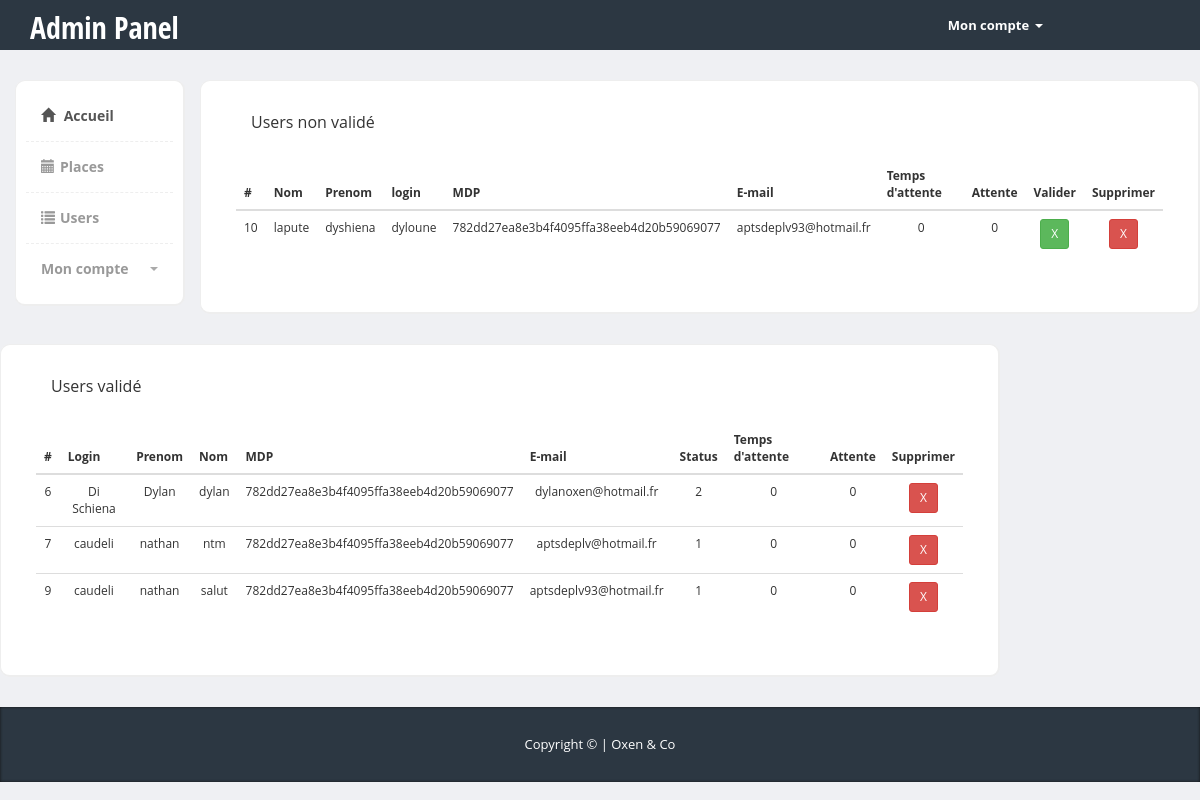
Screenshot of /test/index.php?page=tables.php (signed in) with the database file from the repository.
### tables this page shows
CREATE TABLE IF NOT EXISTS `users` (
  `id_u` int(10) NOT NULL AUTO_INCREMENT,
  `nom` varchar(50) DEFAULT NULL,
  `prenom` varchar(50) DEFAULT NULL,
  `login` varchar(10) DEFAULT NULL,
  `mdp` varchar(50) DEFAULT NULL,
  `email` varchar(50) DEFAULT NULL,
  `status` tinyint(1) NOT NULL DEFAULT '0',
  `attente` tinyint(1) NOT NULL DEFAULT '0',
  `date_attente` int(25) NOT NULL DEFAULT '0',
  PRIMARY KEY (`id_u`)
);

### test/index.php (called while the page is built, shortened)
<?php
    require "content/layout.php";
?>

### test/content/tables.php (the view, shortened to what this page needs)
<?php
 if($pseudo['status'] == 2)
        {
?>
		  <div class="col-md-10">
		  	<div class="row">
  			<div class="content-box-large">
  				<div class="panel-heading">
					<div class="panel-title">Users non validé</div>
				</div>
  				<div class="panel-body">
  					<div class="table-responsive">
  						<table class="table">
			              <thead>
			                <tr>
			                  <th>#</th>
			                  <th>Nom</th>
			                  <th>Prenom</th>
			                  <th>login</th>
			                  <th>MDP</th>
			                  <th>E-mail</th>
			                 <th>Temps d'attente</th>
			                  <th>Attente</th>
			                  <th>Valider</th>
			                  <th>Supprimer</th>
			                </tr>
			              </thead>
			              <tbody>
                         <?php
    $requetez = $bdd->query("SELECT * FROM users WHERE status = 0");
    while ($donn = $requetez->fetch())
                {
                    ?>
                    <TR>
                    <TD align="center"> <?php echo $donn['id_u']; ?></TD>
                    <TD align="center"> <?php echo $donn['nom']; ?></TD>
                    <TD align="center"> <?php echo $donn['prenom']; ?></TD>
                    <TD align="center"> <?php echo $donn['login']; ?></TD>
                    <TD align="center"> <?php echo $donn['mdp']; ?></TD>
                    <TD align="center"> <?php echo $donn['email']; ?></TD>
                    <TD align="center"> <?php echo $donn['date_attente']; ?></TD>
                     <TD align="center"> <?php echo $donn['attente']; ?></TD>
                     <?php
                        echo "<TD align='center'><a href='index.php?page=tables.php&add=".$donn['id_u']."' "?>onclick='return confirm("êtes-vous sûr de vouloir valider cet utilisateur ?")' <?php echo"'><button class='btn btn-success btn-sm'>X</button></a></TD>";
                        ?>
                        <?php
                        echo "<TD align='center'><a href='index.php?page=tables.php&del=".$donn['id_u']."' "?>onclick='return confirm("êtes-vous sûr de vouloir supprimer cet utilisateur ?")' <?php echo"'><button class='btn btn-danger btn-sm'>X</button></a></TD>";
                }
                ?>
			              </tbody>
			            </table>
  					</div>
  				</div>
  			</div>
        </div>
</div>
<div class="col-md-10">
		  	<div class="row">
  			<div class="content-box-large">
  				<div class="panel-heading">
					<div class="panel-title">Users validé</div>
				</div>
  				<div class="panel-body">
  					<div class="table-responsive">
  						<table class="table">
			              <thead>
			                <tr>
			                  <th>#</th>
			                  <th>Login</th>
			                  <th>Prenom</th>
			                  <th>Nom</th>
			                  <th>MDP</th>
			                  <th>E-mail</th>
			                  <th>Status</th>
			                  <th>Temps d'attente</th>
			                  <th>Attente</th>
			                  <th>Supprimer</th>
			                </tr>
			              </thead>
			              <tbody>
                         <?php
    $requetez = $bdd->query("SELECT * FROM users WHERE status > 0");
    while ($donn = $requetez->fetch())
                {
                    ?>
                    <TR>
                    <TD align="center"> <?php echo $donn['id_u']; ?></TD>
                    <TD align="center"> <?php echo $donn['nom']; ?></TD>
                    <TD align="center"> <?php echo $donn['prenom']; ?></TD>
                    <TD align="center"> <?php echo $donn['login']; ?></TD>
                    <TD align="center"> <?php echo $donn['mdp']; ?></TD>
                    <TD align="center"> <?php echo $donn['email']; ?></TD>
                    <TD align="center"> <?php echo $donn['status']; ?></TD>
                    <TD align="center"> <?php echo $donn['date_attente']; ?></TD>
                    <TD align="center"> <?php echo $donn['attente']; ?></TD>
                <?php
                     echo "<TD align='center'><a href='index.php?page=tables.php&del=".$donn['id_u']."' "?>onclick='return confirm("êtes-vous sûr de vouloir supprimer cet utilisateur ?")' <?php echo"'><button class='btn btn-danger btn-sm'>X</button></a></TD>";?>
                    <?php
                }
                ?>
			              </tbody>
			            </table>
  					</div>
  				</div>
  			</div>
        </div>
</div>
    <?php
 }else {
        header("Location: ../index.php"); }   ?>

### test/css/styles.css (style rules this page uses)
body { font-family: 'Open Sans', sans-serif; background-color: #f7f7f7; position: relative; margin: 0px; font-size: 12px; padding: 0px; }
.content-box, .content-box-large { margin-bottom:30px; background:#fff; border-radius:10px; padding:10px; border-left:1px solid #eee; border-top:1px solid #eee; border-right:2px solid #eee; border-bottom:2px solid #eee; }
.content-box-large { padding: 20px; }
body { background-color: #eff0f3; }
.panel-heading>.panel-title, .content-box-header .panel-title { float: left; padding: 10px 15px; padding-top: 0px; }
.panel-body { clear:both; }

### rows the page displays
users: id_u "10", nom "lapute", prenom "dyshiena", login "dyloune", mdp "782dd27ea8e3b4f4095ffa38eeb4d20b59069077", email "aptsdeplv93@hotmail.fr", date_attente "0", attente "0"
users: id_u "6", nom "Di Schiena", prenom "Dylan", login "dylan", mdp "782dd27ea8e3b4f4095ffa38eeb4d20b59069077", email "dylanoxen@hotmail.fr", status "2", date_attente "0", attente "0"
users: id_u "7", nom "caudeli", prenom "nathan", login "ntm", mdp "782dd27ea8e3b4f4095ffa38eeb4d20b59069077", email "aptsdeplv@hotmail.fr", status "1", date_attente "0", attente "0"
users: id_u "9", nom "caudeli", prenom "nathan", login "salut", mdp "782dd27ea8e3b4f4095ffa38eeb4d20b59069077", email "aptsdeplv93@hotmail.fr", status "1", date_attente "0", attente "0"
